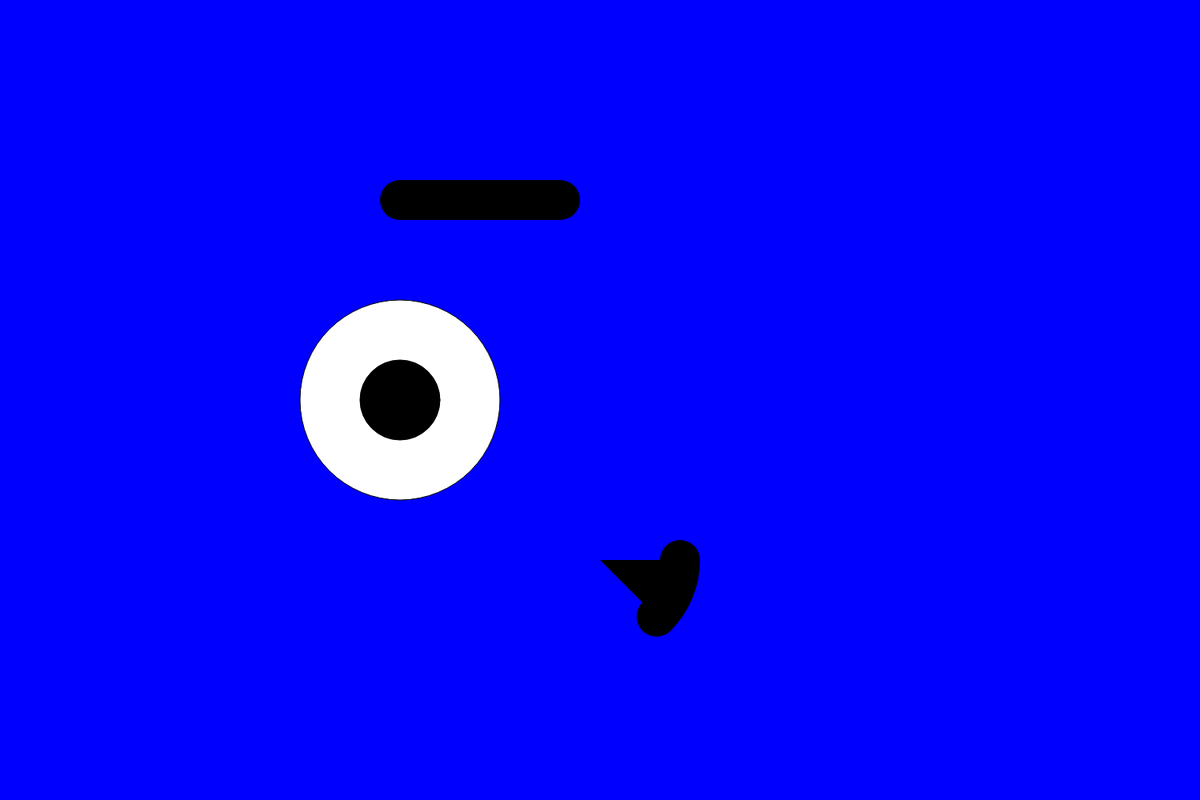
Frame 1 (no input)
Frame 60 (no input): identical to frame 1, image omitted
Frame 120 (the mouse pressed at the canvas centre since frame 60): identical to frame 1, image omitted

The p5.js sketch that drew this single still picture (run headless with seeded random() and noise() and a simulated clock; from frame 60 on, the mouse is pressed at the canvas centre):

// p5.js sketch
// ── sketch.js
function setup() {

  createCanvas(1500,1000);
  background("blue");

  ellipse(500,500,250,250)

  fill("black");
  ellipse(500,500,100,100)

strokeWeight(50);
  line(500, 250, 700, 250);

  arc(750, 700, 200, 200, 0, QUARTER_PI);
// put setup code here
}

function draw() {
  // put drawing code here
}
